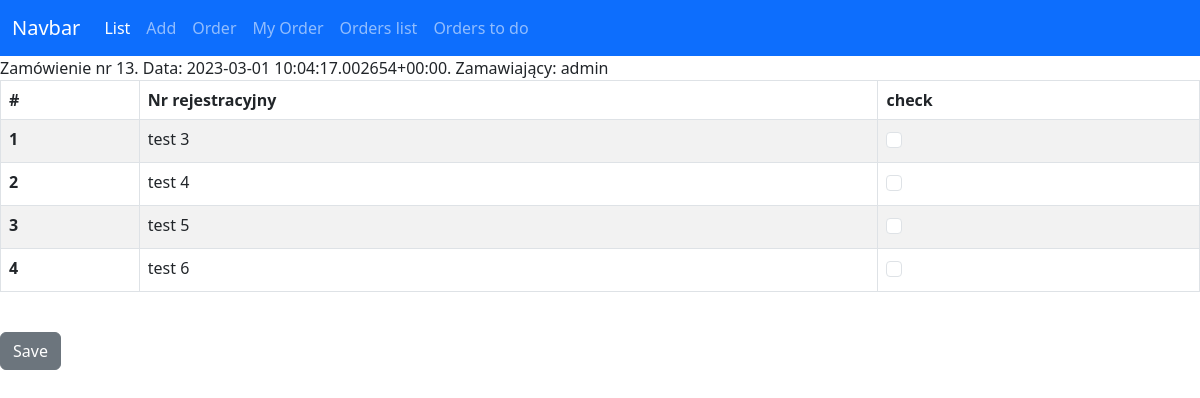
The app's page /files/order_details/13/, older data.
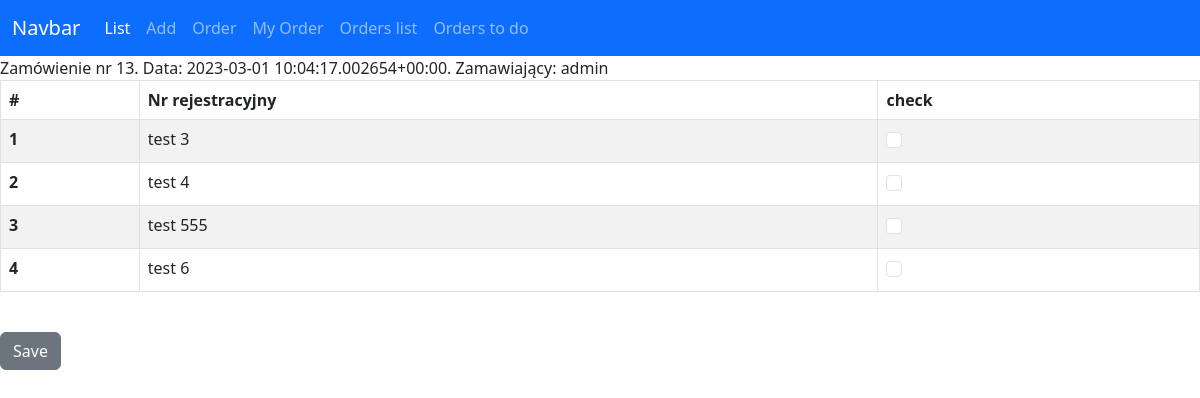
The same page, newer data.
### files/models.py (models this page shows, shortened)
class Vehicle(models.Model):
    tr = models.CharField(max_length=8)
    transfer_date = models.DateTimeField(blank=True, null=True)
    return_date = models.DateTimeField(blank=True, null=True)
    responsible_person = models.ForeignKey(User, related_name="vehicles", on_delete=models.RESTRICT)
    comments = models.CharField(max_length=100)
    LOAN_STATUS = (
        ('a', 'Awaits'),
        ('o', 'On Loan'),
        ('r', 'Returned'),
        ('e', 'rejected')
    )
    status = models.CharField(max_length=1, blank=True, choices=LOAN_STATUS, default='a')
    order = models.ForeignKey(Order, related_name="vehicles", on_delete=models.SET_NULL, null=True)

### files/views.py (the view)
# urls.py: path('order_details/<int:pk>/', views.order_details, name='order_details'),
def order_details(request, pk):
    order = Order.objects.get(pk=pk)
    if request.method == "POST":
        id_list = request.POST.getlist('boxes')
        for id in id_list:
            Vehicle.objects.filter(pk=int(id)).update(status='o')
        messages.success(request, ("Hurraa!!!"))
        return redirect('files:orders')
    else:
        return render(request, 'files/order_detail.html', context={'order': order})

### files/models.py (called while the page is built)
    def __str__(self) -> str:
        return f"Zamówienie nr {self.id}. Data: {self.order_date}. Zamawiający: {self.orderer}"

### files/templates/files/order_detail.html (shortened to what this page needs)
{% extends 'home.html' %}
{% block content %}
    {{order}}
<form action="" method="post">
<table class="table table-striped table-hover table-bordered">
    <thead>
      <tr>
        <th scope="col">#</th>
        <th scope="col">Nr rejestracyjny</th>
        <th scope="col">check</th>
      </tr>
    </thead>
    <tbody>
        {% for vehicle in order.vehicles.all %}
        <tr>
            <th scope="row">{{forloop.counter}}</th>
            <td>{{vehicle.tr}}</td>
            <td>
            {% if event.approved %}
                <div class="form-check">
                    <input class="form-check-input" type="checkbox" checked="checked" value="{{vehicle.id}}" name="boxes">
                </div>
                {% else %}
                <div class="form-check">
                    <input class="form-check-input" type="checkbox" value="{{vehicle.id}}" name="boxes">
                </div>
            {% endif %}
                </td>
        </tr>
        {% endfor %}
    </tbody>
  </table>
  <br/>
  <button class="btn btn-secondary" type="submit">Save</button>
</form>
{% endblock content %}

Row changes from the older to the newer data that the page shows:
changed Vehicle: tr "test 5" → "test 555"
